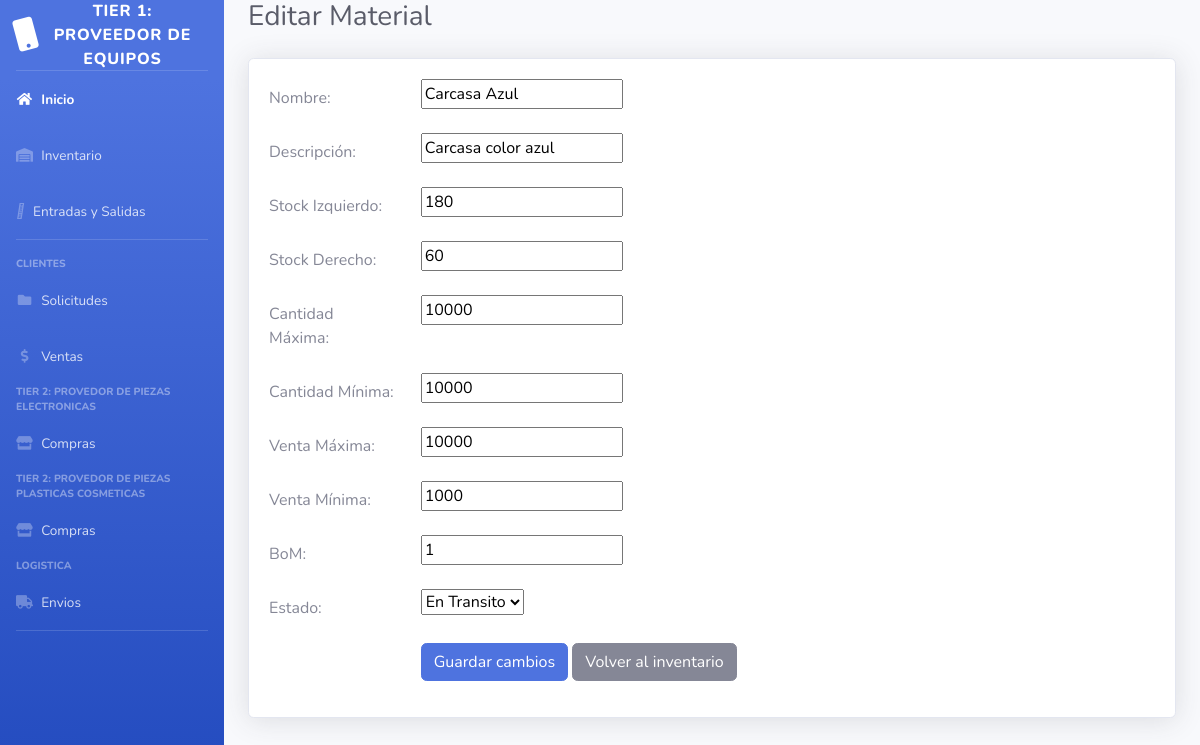
Page /editar-material/1/ on the committed database.
### productos/models.py (models this page shows, shortened)
class Inventario(models.Model):
    nombre = models.CharField(max_length=255)
    descripcion = models.CharField(max_length=255)
    stock = models.IntegerField()
    stockl = models.IntegerField()
    stockr = models.IntegerField()
    cantidad_maxima = models.IntegerField()
    cantidad_minima = models.IntegerField()
    venta_maxima = models.IntegerField()
    venta_minima = models.IntegerField()
    BoM = models.IntegerField()
    status = models.SmallIntegerField(choices=STATUS_CHOICES)

### productos/views.py (the view)
# urls.py: path('editar-material/<int:material_id>/', views.editar_material, name='editar-material'),
def editar_material(request, material_id):
    material = get_object_or_404(Inventario, pk=material_id)
    print("Nombre del material:", material.nombre)  # Agrega estas líneas
    print("Descripción del material:", material.descripcion)  # Agrega estas líneas
    if request.method == "POST":
        form = InventarioForm(request.POST, instance=material)
        if form.is_valid():
            form.save()
            return redirect("warehouse")
    else:
        form = InventarioForm(instance=material)
    return render(request, "editar_material.html", {"form": form, "material": material})

### productos/forms.py
class InventarioForm(forms.ModelForm):
    class Meta:
        model = Inventario
        fields = ['nombre', 'descripcion',  'stockl', 'stockr', 'cantidad_maxima', 'cantidad_minima', 'venta_maxima', 'venta_minima', 'BoM', 'status']

### productos/templates/editar_material.html (shortened to what this page needs)
{% load static %}
<!DOCTYPE html>
<html lang="en">
<head>
  <link href="{% static 'css/sb-admin-2.min.css' %}" rel="stylesheet" type="text/css">
  <link rel="stylesheet" href="https://cdnjs.cloudflare.com/ajax/libs/font-awesome/5.15.3/css/all.min.css">
</head>
<body id="page-top">
  <div id="wrapper">
    <ul class="navbar-nav bg-gradient-primary sidebar sidebar-dark accordion" id="accordionSidebar">
      <a class="sidebar-brand d-flex align-items-center justify-content-center" href="/">
        <div class="sidebar-brand-icon rotate-n-15">
          <i class="fas fa-mobile"></i>
        </div>
        <div class="sidebar-brand-text mx-3">Tier 1: Proveedor de Equipos</div>
      </a>
      <hr class="sidebar-divider my-0">
      <li class="nav-item active">
        <a class="nav-link" href="/">
          <i class="fas fa-fw fa-home"></i>
          <span>Inicio</span></a>
      </li>
      <li class="nav-item">
        <a class="nav-link collapsed" href="/warehouse">
          <i class="fas fa-fw fa-warehouse"></i>
          <span>Inventario</span>
        </a>
      </li>
      <li class="nav-item">
        <a class="nav-link collapsed" href="/entryexit">
          <i class="fa-solid fa-door-open"></i>
          <span>Entradas y Salidas</span>
        </a>
      </li>
      <hr class="sidebar-divider">
      <div class="sidebar-heading">
        Clientes
      </div>
      <li class="nav-item">
        <a class="nav-link collapsed" href="/clientrequest">
          <i class="fas fa-fw fa-folder"></i>
          <span>Solicitudes</span>
        </a>
      </li>
      <li class="nav-item">
        <a class="nav-link collapsed" href="/clientsell">
          <i class="fas fa-fw fa-dollar-sign"></i>
          <span>Ventas</span>
        </a>
      </li>
      <div class="sidebar-heading">
        Tier 2: Provedor de piezas Electronicas
      </div>
      <li class="nav-item">
        <a class="nav-link collapsed" href="/t2pesell">
          <i class="fas fa-fw fa-store"></i>
          <span>Compras</span>
        </a>
      </li>
      <div class="sidebar-heading">
        Tier 2: Provedor de piezas plasticas cosmeticas
      </div>
      <li class="nav-item">
        <a class="nav-link collapsed" href="/t2pcsell">
          <i class="fas fa-fw fa-store"></i>
          <span>Compras</span>
        </a>
      </li>
      <div class="sidebar-heading">
        Logistica
      </div>
      <li class="nav-item">
        <a class="nav-link collapsed" href="/logship">
          <i class="fas fa-fw fa-truck"></i>
          <span>Envios</span>
        </a>
      </li>
      <hr class="sidebar-divider">
    </ul>
    {% block content %}
    <div id="content-wrapper" class="d-flex flex-column">
      <div id="content">
        <div class="container-fluid">
          <h1 class="h3 mb-4 text-gray-800">Editar Material</h1>
          <div class="card shadow mb-4">
            <div class="card-body">
              <form method="post" class="post-form">
                <div class="form-group row">
                  <label for="{{ form.nombre.id_for_label }}" class="col-sm-2 col-form-label">Nombre:</label>
                  <div class="col-sm-10">
                    {{ form.nombre }}
                  </div>
                </div>
                <div class="form-group row">
                  <label for="{{ form.descripcion.id_for_label }}" class="col-sm-2 col-form-label">Descripción:</label>
                  <div class="col-sm-10">
                    {{ form.descripcion }}
                  </div>
                </div>
                <div class="form-group row">
                  <label for="{{ form.stockl.id_for_label }}" class="col-sm-2 col-form-label">Stock Izquierdo:</label>
                  <div class="col-sm-10">
                    {{ form.stockl }}
                  </div>
                </div>
                <div class="form-group row">
                  <label for="{{ form.stockr.id_for_label }}" class="col-sm-2 col-form-label">Stock Derecho:</label>
                  <div class="col-sm-10">
                    {{ form.stockr }}
                  </div>
                </div>
                <div class="form-group row">
                  <label for="{{ form.cantidad_maxima.id_for_label }}" class="col-sm-2 col-form-label">Cantidad
                    Máxima:</label>
                  <div class="col-sm-10">
                    {{ form.cantidad_maxima }}
                  </div>
                </div>
                <div class="form-group row">
                  <label for="{{ form.cantidad_minima.id_for_label }}" class="col-sm-2 col-form-label">Cantidad
                    Mínima:</label>
                  <div class="col-sm-10">
                    {{ form.cantidad_minima }}
                  </div>
                </div>
                <div class="form-group row">
                  <label for="{{ form.venta_maxima.id_for_label }}" class="col-sm-2 col-form-label">Venta
                    Máxima:</label>
                  <div class="col-sm-10">
                    {{ form.venta_maxima }}
                  </div>
                </div>
                <div class="form-group row">
                  <label for="{{ form.venta_minima.id_for_label }}" class="col-sm-2 col-form-label">Venta
                    Mínima:</label>
                  <div class="col-sm-10">
                    {{ form.venta_minima }}
                  </div>
                </div>
                <div class="form-group row">
                  <label for="{{ form.BoM.id_for_label }}" class="col-sm-2 col-form-label">BoM:</label>
                  <div class="col-sm-10">
                    {{ form.BoM }}
                  </div>
                </div>
                <div class="form-group row">
                  <label for="{{ form.status.id_for_label }}" class="col-sm-2 col-form-label">Estado:</label>
                  <div class="col-sm-10">
                    {{ form.status }}
                  </div>
                </div>
                <div class="form-group row">
                  <div class="col-sm-10 offset-sm-2">
                    <button type="submit" class="btn btn-primary">Guardar cambios</button>
                    <a href="{% url 'warehouse' %}" class="btn btn-secondary">Volver al inventario</a>
                  </div>
                </div>
              </form>
            </div>
          </div>
        </div>
      </div>
    </div>
    {% endblock %}

### rows in the picture
Inventario: nombre "Carcasa Azul", descripcion "Carcasa color azul", stockl "180", stockr "60", cantidad_maxima "10000", cantidad_minima "10000", venta_maxima "10000", venta_minima "1000", BoM "1", status "En Transito"
